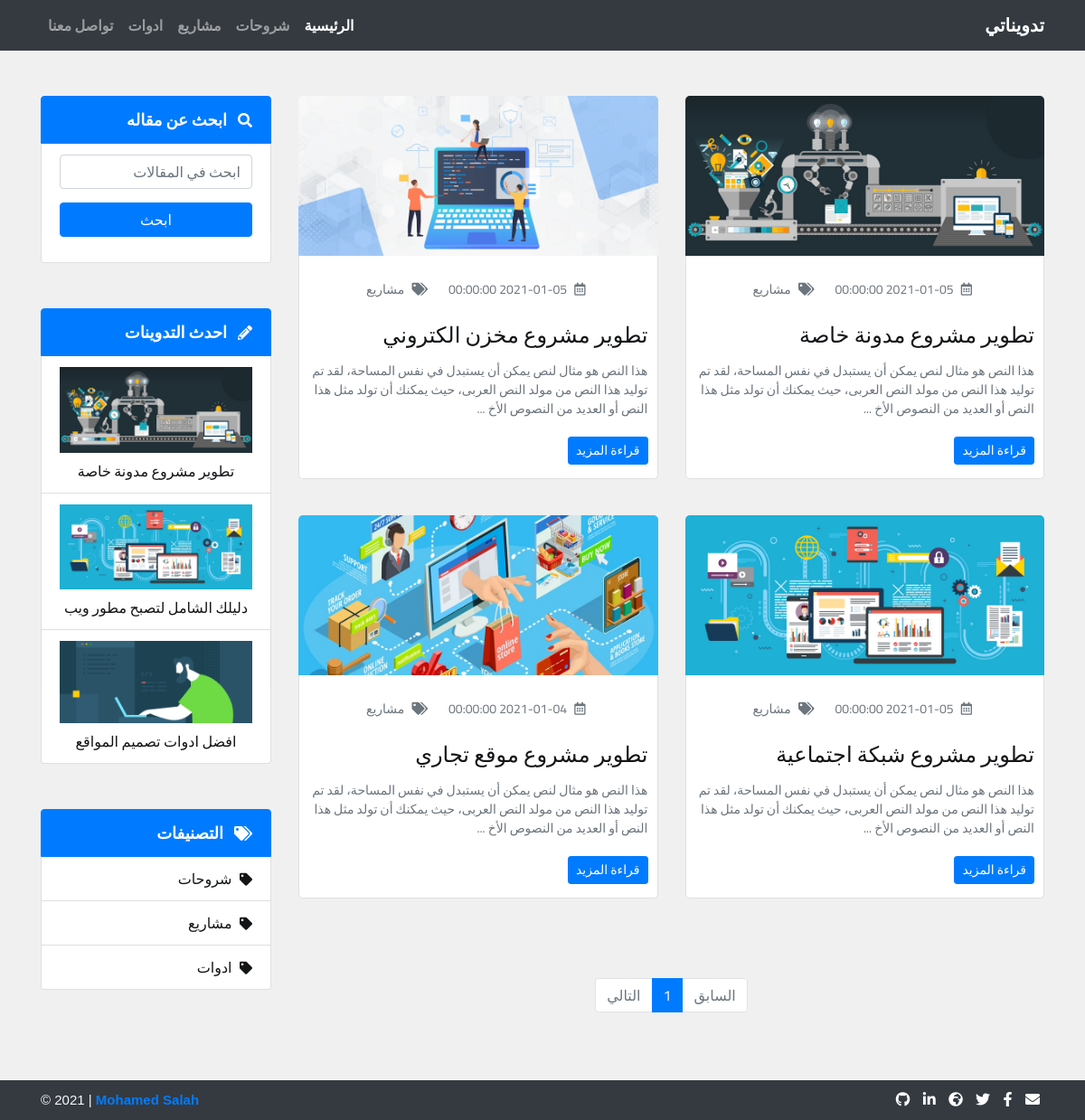
Screenshot of /categories.php?category=مشاريع with the database file from the repository.
### tables this page shows
CREATE TABLE `categories` (
  `category_id` int(11) NOT NULL,
  `category_name` varchar(100) NOT NULL,
  `category_date` DATETIME NOT NULL DEFAULT current_timestamp()
);

CREATE TABLE `posts` (
  `post_id` int(11) NOT NULL,
  `post_title` varchar(100) NOT NULL,
  `post_category` varchar(100) NOT NULL,
  `post_content` varchar(5000) NOT NULL,
  `post_picture` varchar(100) NOT NULL,
  `post_date` DATETIME NOT NULL DEFAULT current_timestamp()
);

### categories.php (the view, shortened to what this page needs)
<?php
include 'dashboard/include/connection.php';
include 'include/header.php';
include 'include/navbar.php';
$categoryName = $_GET['category'];
?>
<div class="content">
  <div class="container">
    <div class="row">
      <div class="col-lg-9">
        <div class="row">
          <?php
          isset($_GET['page']) ? $page = $_GET['page'] : $page = 1;
          $limit = 4;
          $start = ($page - 1) * $limit;
          $query = 'SELECT * FROM posts WHERE post_category = :categoryName';
          $stmt = $db->prepare($query);
          $stmt->bindParam(':categoryName', $categoryName);
          $stmt->execute();
          $totalPages = ceil($stmt->rowCount() / $limit);
          $query = 'SELECT * FROM posts WHERE post_category = :categoryName ORDER BY post_id DESC LIMIT ' . $start . ', ' . $limit;
          $stmt = $db->prepare($query);
          $stmt->bindParam(':categoryName', $categoryName);
          $stmt->execute();
          while($row = $stmt->fetch()) {
            ?>
            <div class="post col-md-6">
              <div class="post-img">
                <a href="post.php?id=<?php echo $row['post_id']; ?>">
                  <img class="img-fluid" src="images/posts/<?php echo $row['post_picture']; ?>" alt="Post Image">
                </a>
              </div>
              <div class="post-details border-top-0 bg-white">
                <div class="post-meta text-secondary text-center">
                  <i class="far fa-calendar-alt"></i>
                  <span class="date"><?php echo $row['post_date']; ?></span>
                  <i class="fas fa-tags"></i>
                  <span class="tag"><?php echo $row['post_category']; ?></span>
                </div>
                <div class="post-title">
                  <h4>
                    <a href="post.php?id=<?php echo $row['post_id']; ?>"><?php echo $row['post_title']; ?></a>
                  </h4>
                </div>
                <div class="post-content text-secondary">
                  <p>
                    <?php echo substr($row['post_content'], 0, 269) . ' ...'; ?>
                  </p>
                  <a class="btn btn-primary btn-sm" href="post.php?id=<?php echo $row['post_id']; ?>">قراءة المزيد</a>
                </div>
              </div>
            </div>
            <?php
          }
          ?>
        </div>
        <ul class="pagination d-flex justify-content-center mt-5">
          <li class="page-item <?php if($page - 1 == 0) echo 'disabled'; ?>">
            <a class="page-link" href="?category=<?php echo $categoryName ?>&page=<?php echo $page - 1; ?>">السابق</a>
          </li>
          <?php
          for($i = 1; $i <= $totalPages; $i++) {
            ?>
            <li class="page-item <?php if($page == $i) echo 'active'; ?>">
              <a class="page-link"
                 href="?category=<?php echo $categoryName ?>&page=<?php echo $i; ?>"><?php echo $i; ?></a>
            </li>
            <?php
          }
          ?>
          <li class="page-item <?php if($page + 1 > $totalPages) echo 'disabled'; ?>">
            <a class="page-link" href="?category=<?php echo $categoryName ?>&page=<?php echo $page + 1; ?>">التالي</a>
          </li>
        </ul>
      </div>
      <div class="d-none d-lg-block col-lg-3">
        <?php
        include 'include/sidebar.php';
        ?>
      </div>
    </div>
  </div>
</div>
<?php
include 'include/footer.php';
?>

### include/navbar.php (shortened to what this page needs)
<nav class="navbar navbar-expand-md navbar-dark bg-dark">
  <div class="container">
    <a class="navbar-brand" href="index.php">تدويناتي</a>
    <div class="collapse navbar-collapse border-secondary" id="navbarSupportedContent">
      <ul class="navbar-nav ml-auto">
        <li class="nav-item active">
          <a class="nav-link" href="index.php">الرئيسية</a>
        </li>
        <?php
        $stmt = $db->query('SELECT category_name FROM categories ORDER BY category_id LIMIT 0, 3');
        while($row = $stmt->fetch()) {
          ?>
          <li class="nav-item">
            <a class="nav-link" href="categories.php?category=<?php echo $row['category_name']; ?>">
              <?php echo $row['category_name']; ?>
            </a>
          </li>
          <?php
        }
          ?>
        <li class="nav-item">
          <a class="nav-link" href="contact.php">تواصل معنا</a>
        </li>
      </ul>
    </div>
  </div>
</nav>

### include/sidebar.php
<div class="sidebar-item search">
  <ul class="list-group">
    <li class="list-group-item active">
      <i class="fas fa-search"></i>
      <span class="category-name">ابحث عن مقاله</span>
    </li>
    <li class="list-group-item">
      <form action="search.php" method="get">
        <div class="form-group">
          <input class="form-control" type="text" id="search" name="search" placeholder="ابحث في المقالات">
          <button type="submit" id="submit" class="btn btn-primary d-block btn-block">ابحث</button>
        </div>
      </form>
    </li>
  </ul>
</div>
<div class="sidebar-item latest-posts">
  <ul class="list-group">
    <li class="list-group-item active">
      <i class="fas fa-pencil-alt"></i>
      <span class="category-name">احدث التدوينات</span>
    </li>
    <?php
    $limit = 3;
    $start = 0;
    $stmt = $db->query('SELECT post_id,post_picture, post_title FROM posts ORDER BY post_id DESC LIMIT ' . $start . ', ' . $limit);
    while($row = $stmt->fetch()) {
      ?>
      <li class="list-group-item">
        <a class="text-center" href="post.php?id=<?php echo $row['post_id']; ?>">
          <img class="d-block mb-2 img-fluid" src="images/posts/<?php echo $row['post_picture']; ?>" alt="Post Image">
          <span><?php echo $row['post_title']; ?></span>
        </a>
      </li>
      <?php
    }
    ?>
  </ul>
</div>
<div class="sidebar-item categories">
  <ul class="list-group">
    <li class="list-group-item active">
      <i class="fas fa-tags"></i>
      <span class="category-name">التصنيفات</span>
    </li>
    <?php
    $stmt = $db->query('SELECT category_name FROM categories ORDER BY category_id');
    while($row = $stmt->fetch()) {
      ?>
      <li class="list-group-item">
        <a href="categories.php?category=<?php echo $row['category_name']; ?>">
          <i class="fas fa-tag"></i>
          <span><?php echo $row['category_name']; ?></span>
        </a>
      </li>
      <?php
    }
    ?>
  </ul>
</div>

### css/style.css (style rules this page uses)
* { box-sizing: border-box; }
body { font-family: 'Cairo', sans-serif; background-color: #f0f0f0; }
nav { font-weight: 600; }
nav .navbar-nav .nav-item .nav-link { transition: 0.25s; }
.content { margin: 50px 0; }
.content .post { max-width: 430px; margin: 0 auto 40px; }
.content .post .post-img { border-top-right-radius: 5px; border-top-left-radius: 5px; overflow: hidden; max-height: 199px; transition: 0.3s; }
.content .post .post-details { border: 1px solid #e0e0e0; padding: 25px 10px 15px; border-bottom-right-radius: 5px; border-bottom-left-radius: 5px; transition: 0.3s; }
.content .post .post-details .post-meta { margin-bottom: 20px; font-size: 14px; }
.content .post .post-details .post-meta i { margin: 5px; }
.content .post .post-details .post-meta .date { margin-left: 15px; }
.content .post .post-details .post-title { padding: 0 0 10px; }
.content .post .post-details .post-title h4 { margin: 0; line-height: 1.6; }
.content .post .post-details .post-title h4 a { color: #121416; transition: 0.25s; }
.content .post .post-details .post-content p { font-size: 14px; margin: 0 0 20px; }
.content .sidebar-item { margin-bottom: 50px; }
.content .sidebar-item .list-group .list-group-item.active { font-size: 18px; font-weight: 700; }
.content .sidebar-item .list-group .list-group-item.active i { font-size: 16px; margin-left: 8px; }
.content .sidebar-item .list-group .list-group-item a { color: #121416; display: block; transition: 0.25s; }
.content .sidebar-item.search button { margin-top: 15px; }
.content .categories .list-group .list-group-item a i { margin-left: 5px; font-size: 14px; }
.pagination .page-item.disabled { cursor: not-allowed; }

### rows the page displays
categories: category_name "شروحات"
categories: category_name "مشاريع"
categories: category_name "ادوات"
posts: post_picture (picture), post_date "2021-01-05 00:00:00", post_category "مشاريع", post_title "تطوير مشروع مدونة خاصة", post_content "هذا النص هو مثال لنص يمكن أن يستبدل في نفس المساحة، لقد تم توليد هذا النص من مولد النص العربى، حيث يمكنك أن تولد مثل هذا النص أو العديد من النصوص الأخ"
posts: post_picture (picture), post_date "2021-01-05 00:00:00", post_category "مشاريع", post_title "تطوير مشروع مخزن الكتروني", post_content "هذا النص هو مثال لنص يمكن أن يستبدل في نفس المساحة، لقد تم توليد هذا النص من مولد النص العربى، حيث يمكنك أن تولد مثل هذا النص أو العديد من النصوص الأخ"
posts: post_picture (picture), post_date "2021-01-05 00:00:00", post_category "مشاريع", post_title "تطوير مشروع شبكة اجتماعية", post_content "هذا النص هو مثال لنص يمكن أن يستبدل في نفس المساحة، لقد تم توليد هذا النص من مولد النص العربى، حيث يمكنك أن تولد مثل هذا النص أو العديد من النصوص الأخ"
posts: post_picture (picture), post_date "2021-01-04 00:00:00", post_category "مشاريع", post_title "تطوير مشروع موقع تجاري", post_content "هذا النص هو مثال لنص يمكن أن يستبدل في نفس المساحة، لقد تم توليد هذا النص من مولد النص العربى، حيث يمكنك أن تولد مثل هذا النص أو العديد من النصوص الأخ"
posts: post_picture (picture), post_title "دليلك الشامل لتصبح مطور ويب"
posts: post_picture (picture), post_title "افضل ادوات تصميم المواقع"
